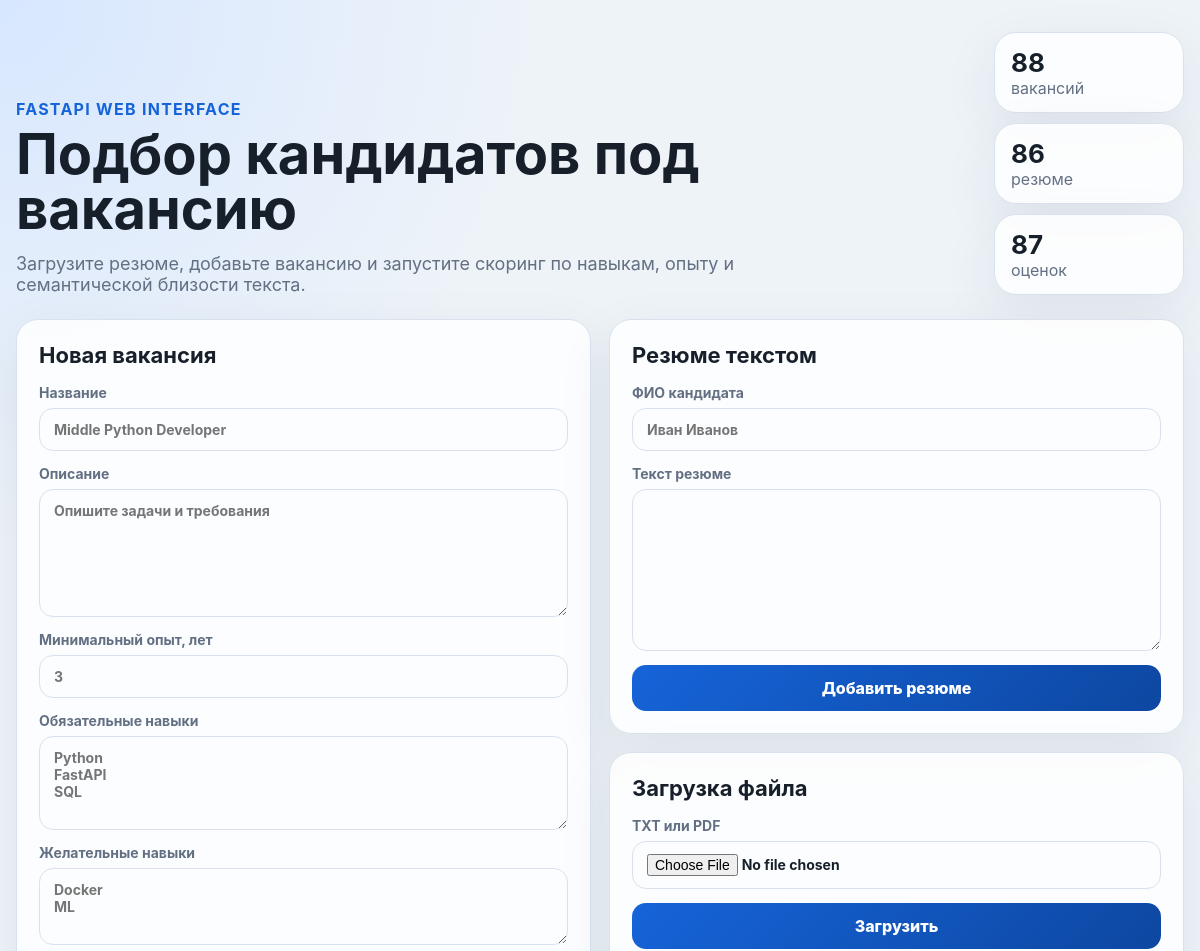
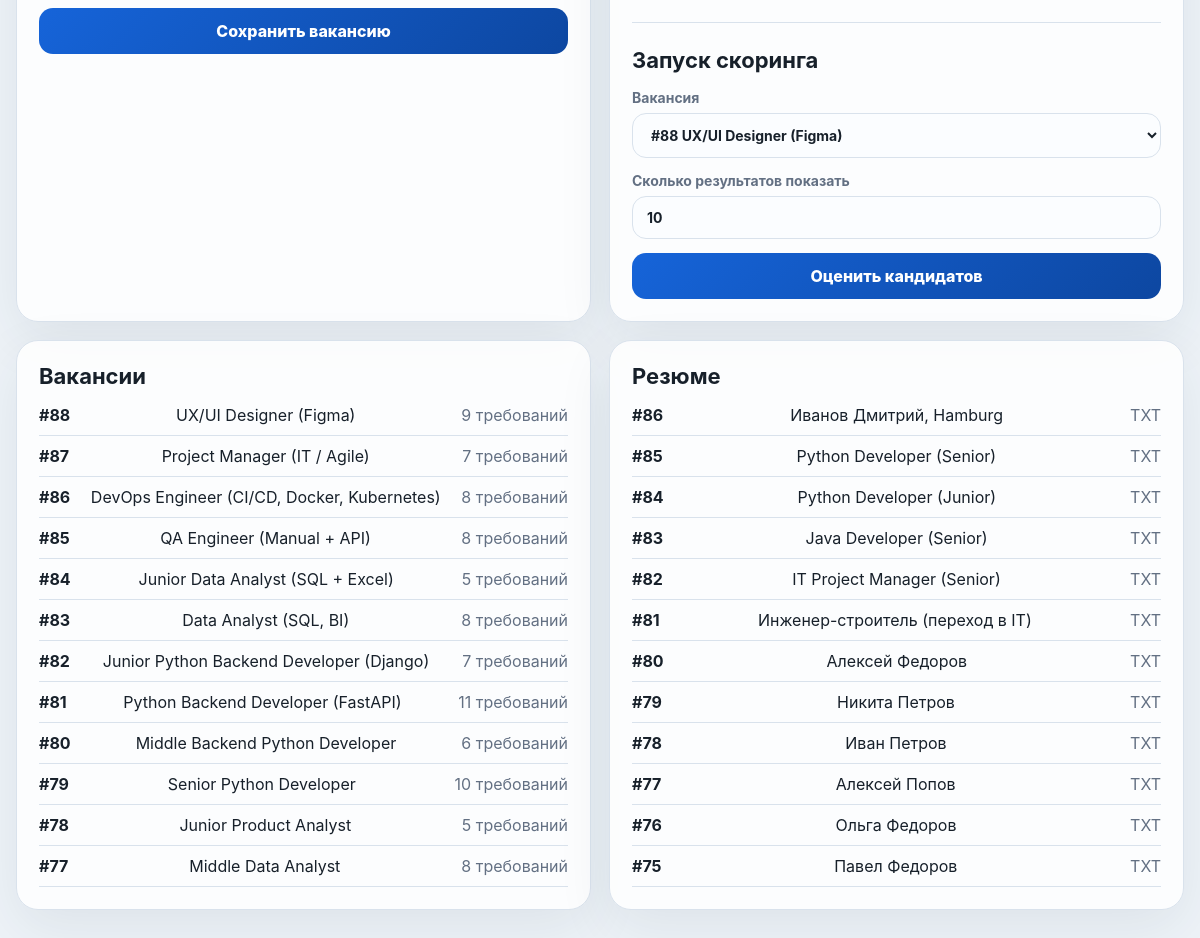
The page / on the database its author committed (2 pictures, top to bottom).
### tables this page shows
CREATE TABLE vacancies (
  id                    INTEGER PRIMARY KEY AUTOINCREMENT,
  external_id           TEXT UNIQUE,
  title                 TEXT NOT NULL,
  role                  TEXT,
  track                 TEXT,
  seniority             TEXT,
  company               TEXT,
  work_format           TEXT,
  employment_type       TEXT,
  domain                TEXT,
  min_years_experience  REAL,
  raw_text              TEXT,
  description           TEXT NOT NULL,
  created_at            TEXT NOT NULL DEFAULT (datetime('now')),
  updated_at            TEXT
);

CREATE TABLE resumes (
  id              INTEGER PRIMARY KEY AUTOINCREMENT,
  candidate_id    INTEGER NOT NULL,
  source_type     TEXT NOT NULL CHECK (source_type IN ('TXT','PDF','MANUAL')),
  source_name     TEXT,
  raw_text        TEXT NOT NULL,
  cleaned_text    TEXT,
  created_at      TEXT NOT NULL DEFAULT (datetime('now')),
  FOREIGN KEY(candidate_id) REFERENCES candidates(id) ON DELETE CASCADE
);

CREATE TABLE candidates (
  id              INTEGER PRIMARY KEY AUTOINCREMENT,
  full_name       TEXT NOT NULL,
  email           TEXT,
  phone           TEXT,
  created_at      TEXT NOT NULL DEFAULT (datetime('now'))
);

### program/api.py (the view)
@app.get("/", response_class=HTMLResponse)
def web_index(request: Request, message: str | None = Query(default=None)):
    return render_index(request, message=message)

### templates/index.html (shortened to what this page needs)
<!doctype html>
<html lang="ru">
<head>
  <link rel="stylesheet" href="{{ url_for('static', path='/style.css') }}">
</head>
<body>
  <main class="page">
    <header class="hero">
      <div>
        <p class="eyebrow">FastAPI web interface</p>
        <h1>Подбор кандидатов под вакансию</h1>
        <p class="lead">Загрузите резюме, добавьте вакансию и запустите скоринг по навыкам, опыту и семантической близости текста.</p>
      </div>
      <div class="stats">
        <span><b>{{ summary.vacancies }}</b> вакансий</span>
        <span><b>{{ summary.resumes }}</b> резюме</span>
        <span><b>{{ summary.scores }}</b> оценок</span>
      </div>
    </header>
    <section class="grid">
      <article class="card span-2">
        <h2>Новая вакансия</h2>
        <form action="/ui/vacancies" method="post" class="form">
          <label>Название
            <input name="title" placeholder="Middle Python Developer" required>
          </label>
          <label>Описание
            <textarea name="description" rows="6" placeholder="Опишите задачи и требования" required></textarea>
          </label>
          <label>Минимальный опыт, лет
            <input name="min_years_experience" type="number" min="0" step="0.5" placeholder="3">
          </label>
          <label>Обязательные навыки
            <textarea name="required_skills" rows="4" placeholder="Python&#10;FastAPI&#10;SQL"></textarea>
          </label>
          <label>Желательные навыки
            <textarea name="optional_skills" rows="3" placeholder="Docker&#10;ML"></textarea>
          </label>
          <button type="submit">Сохранить вакансию</button>
        </form>
      </article>
      <article class="card">
        <h2>Резюме текстом</h2>
        <form action="/ui/resumes/manual" method="post" class="form">
          <label>ФИО кандидата
            <input name="full_name" placeholder="Иван Иванов" required>
          </label>
          <label>Текст резюме
            <textarea name="resume_text" rows="8" required></textarea>
          </label>
          <button type="submit">Добавить резюме</button>
        </form>
      </article>
      <article class="card">
        <h2>Загрузка файла</h2>
        <form action="/ui/resumes/upload" method="post" enctype="multipart/form-data" class="form">
          <label>TXT или PDF
            <input name="file" type="file" accept=".txt,.pdf" required>
          </label>
          <button type="submit">Загрузить</button>
        </form>
        <hr>
        <h2>Запуск скоринга</h2>
        <form action="/ui/score" method="post" class="form">
          <label>Вакансия
            <select name="vacancy_id" required>
              {% for vacancy in vacancies %}
                <option value="{{ vacancy.id }}">#{{ vacancy.id }} {{ vacancy.title }}</option>
              {% endfor %}
            </select>
          </label>
          <label>Сколько результатов показать
            <input name="limit" type="number" min="1" max="100" value="10">
          </label>
          <button type="submit">Оценить кандидатов</button>
        </form>
      </article>
    </section>
    <section class="grid lists">
      <article class="card">
        <h2>Вакансии</h2>
        <ul class="items">
          {% for vacancy in vacancies[:12] %}
            <li><b>#{{ vacancy.id }}</b> {{ vacancy.title }} <span>{{ vacancy.requirements_count }} требований</span></li>
          {% else %}
            <li>Вакансий пока нет</li>
          {% endfor %}
        </ul>
      </article>
      <article class="card">
        <h2>Резюме</h2>
        <ul class="items">
          {% for resume in resumes[:12] %}
            <li><b>#{{ resume.id }}</b> {{ resume.full_name }} <span>{{ resume.source_type }}</span></li>
          {% else %}
            <li>Резюме пока нет</li>
          {% endfor %}
        </ul>
      </article>
    </section>
  </main>
</body>
</html>

### static/style.css (style rules this page uses)
:root { color-scheme: light; --bg: #eef3f8; --card: #ffffff; --ink: #17202a; --muted: #637083; --line: #d9e2ec; --accent: #1664d9; --accent-dark: #0d47a1; --success: #0f8a4b; --error: #b42318; }
* { box-sizing: border-box; }
body { margin: 0; font-family: Inter, "Segoe UI", Arial, sans-serif; background: radial-gradient(circle at top left, #d7e7ff, transparent 34rem), var(--bg); color: var(--ink); }
.page { width: min(1180px, calc(100% - 32px)); margin: 0 auto; padding: 32px 0 48px; }
.hero { display: grid; grid-template-columns: 1fr auto; gap: 24px; align-items: end; margin-bottom: 24px; }
.eyebrow { margin: 0 0 8px; color: var(--accent); font-weight: 700; letter-spacing: .08em; text-transform: uppercase; }
h1, h2 { margin: 0; }
h1 { max-width: 760px; font-size: clamp(32px, 5vw, 56px); line-height: .98; }
h2 { margin-bottom: 16px; font-size: 22px; }
.lead { max-width: 760px; margin: 16px 0 0; color: var(--muted); font-size: 18px; }
.stats { display: grid; gap: 10px; min-width: 190px; }
.stats span, .notice, .card { border: 1px solid var(--line); border-radius: 22px; background: rgba(255, 255, 255, .86); box-shadow: 0 18px 55px rgba(31, 47, 70, .08); }
.stats span { padding: 14px 16px; color: var(--muted); }
.stats b { display: block; color: var(--ink); font-size: 26px; }
.grid { display: grid; grid-template-columns: repeat(2, minmax(0, 1fr)); gap: 18px; margin-bottom: 18px; }
.span-2 { grid-row: span 2; }
.card { padding: 22px; }
.form { display: grid; gap: 14px; }
label { display: grid; gap: 7px; color: var(--muted); font-size: 14px; font-weight: 700; }
input, textarea, select { width: 100%; border: 1px solid var(--line); border-radius: 14px; padding: 12px 14px; color: var(--ink); background: #fbfdff; font: inherit; }
textarea { resize: vertical; }
button { border: 0; border-radius: 14px; padding: 13px 18px; color: #fff; background: linear-gradient(135deg, var(--accent), var(--accent-dark)); cursor: pointer; font: inherit; font-weight: 800; }
hr { border: 0; border-top: 1px solid var(--line); margin: 24px 0; }
.items { display: grid; gap: 10px; margin: 0; padding: 0; list-style: none; }
.items li { display: flex; justify-content: space-between; gap: 12px; border-bottom: 1px solid var(--line); padding-bottom: 10px; }
.items span { color: var(--muted); white-space: nowrap; }

### rows shown on the page
vacancies: id "88", title "UX/UI Designer (Figma)", requirements_count "9"
vacancies: id "87", title "Project Manager (IT / Agile)", requirements_count "7"
vacancies: id "86", title "DevOps Engineer (CI/CD, Docker, Kubernetes)", requirements_count "8"
vacancies: id "85", title "QA Engineer (Manual + API)", requirements_count "8"
vacancies: id "84", title "Junior Data Analyst (SQL + Excel)", requirements_count "5"
vacancies: id "83", title "Data Analyst (SQL, BI)", requirements_count "8"
vacancies: id "82", title "Junior Python Backend Developer (Django)", requirements_count "7"
vacancies: id "81", title "Python Backend Developer (FastAPI)", requirements_count "11"
vacancies: id "80", title "Middle Backend Python Developer", requirements_count "6"
vacancies: id "79", title "Senior Python Developer", requirements_count "10"
vacancies: id "78", title "Junior Product Analyst", requirements_count "5"
vacancies: id "77", title "Middle Data Analyst", requirements_count "8"
resumes: id "86", full_name "Иванов Дмитрий, Hamburg", source_type "TXT"
resumes: id "85", full_name "Python Developer (Senior)", source_type "TXT"
resumes: id "84", full_name "Python Developer (Junior)", source_type "TXT"
resumes: id "83", full_name "Java Developer (Senior)", source_type "TXT"
resumes: id "82", full_name "IT Project Manager (Senior)", source_type "TXT"
resumes: id "81", full_name "Инженер-строитель (переход в IT)", source_type "TXT"
resumes: id "80", full_name "Алексей Федоров", source_type "TXT"
resumes: id "79", full_name "Никита Петров", source_type "TXT"
resumes: id "78", full_name "Иван Петров", source_type "TXT"
resumes: id "77", full_name "Алексей Попов", source_type "TXT"
resumes: id "76", full_name "Ольга Федоров", source_type "TXT"
resumes: id "75", full_name "Павел Федоров", source_type "TXT"

### other values the page prints
{{ summary.vacancies }} "88"
{{ summary.resumes }} "86"
{{ summary.scores }} "87"
